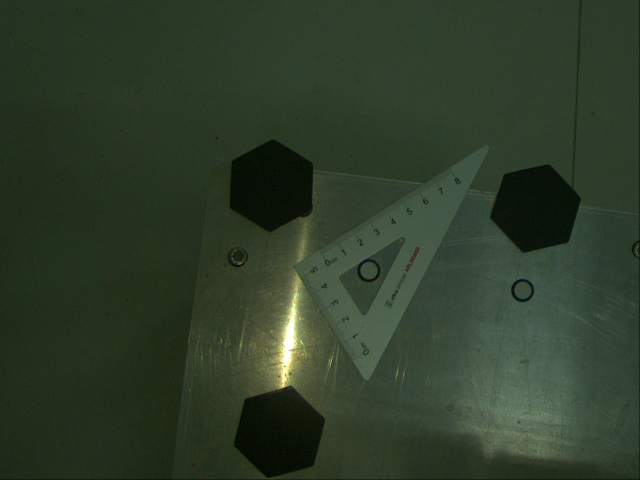
%> input picture data/data.jpg, 640 x 480 px
$ octave --eval "result = obj_dect(imread('data/data.jpg'));"   (GNU Octave 9; MATLAB toolbox functions it lacks are replaced by stand-ins)
%> lines starting %> are read from the running program, lines starting %| are printed output that depends on the picture; in (x1, y1, x2, y2) boxes, pixels count from 0 and x2, y2 are one past the last pixel; in counts of white or black regions, pixels touching at a corner belong together; the program's own positions count from 1
function obj_pos = obj_dect(rgb)
%  物体识别
%  obj_pos:物体中心坐标
%  angular_points：六边形角点
    obj_pos = [];
    I = im2gray(rgb);
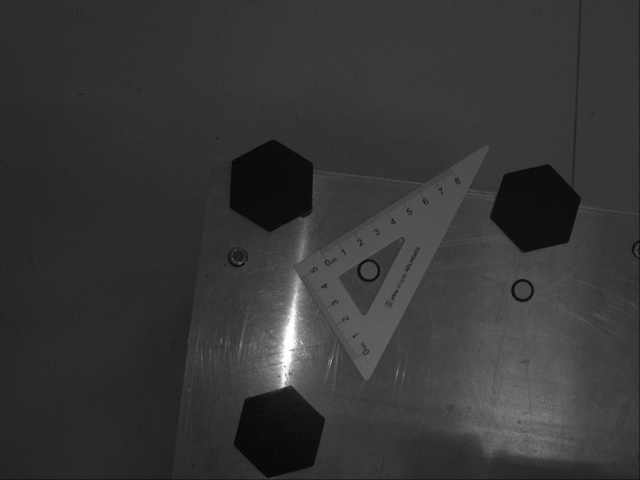
%> I: size 480x640 uint8; min 4, max 255, mean 54.3
    [m,n] = size(I);
%> m = 480; n = 640
    thresh = graythresh(I);
%> thresh = 0.259
    bw = im2bw(I, 0.1);
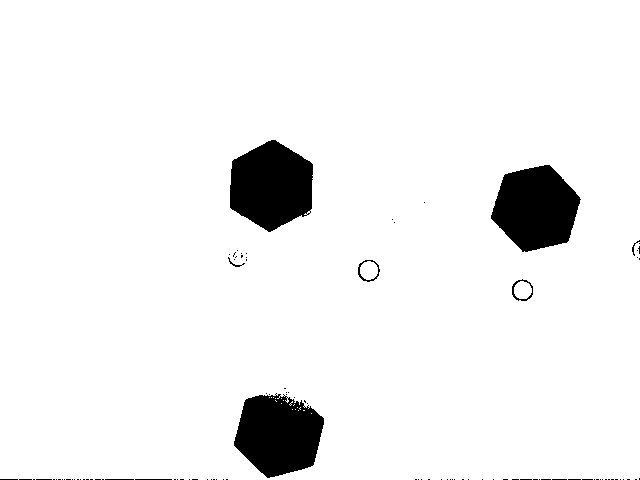
%> bw: size 480x640 logical; 94.3% white; 101 black regions (92 under 20 px), largest, box (x1, y1, x2, y2) and area: (230, 140, 313, 232) 5721, (491, 165, 581, 252) 5563, (234, 393, 324, 478) 5526
    bw = ~bw;
    bw=bwmorph(bw, 'erode');
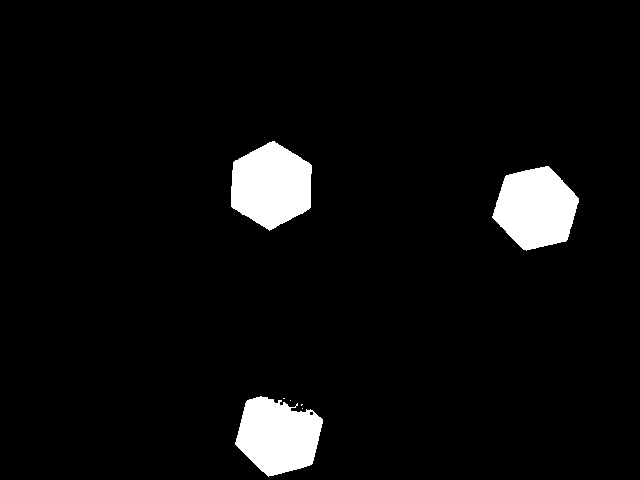
%> bw: size 480x640 logical; 5.1% white; 7 white regions (4 under 20 px), largest, box (x1, y1, x2, y2) and area: (231, 141, 312, 231) 5358, (492, 166, 579, 251) 5212, (235, 396, 323, 477) 4986
    bw=bwmorph(bw, 'dilate');
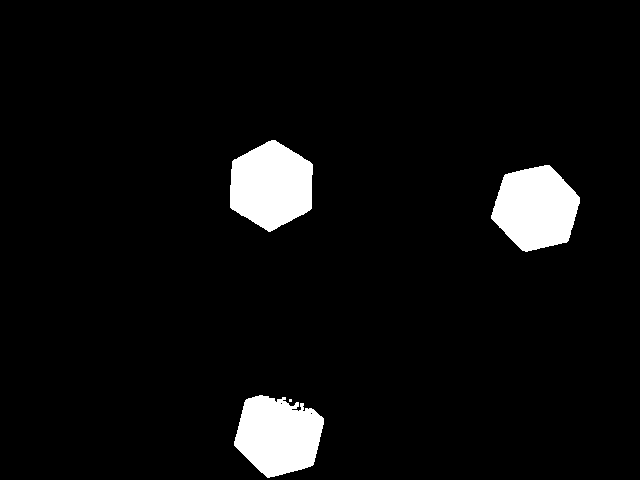
%> bw: size 480x640 logical; 5.4% white; 4 white regions (1 under 20 px)
%     figure(2);imshow(bw);hold on;
    img_reg = regionprops(bw,  'area', 'boundingbox', 'ConvexHull');
%> img_reg = 4 regions; box (x1, y1, x2, y2) and Area: (230, 140, 313, 232) 5704, (491, 165, 580, 252) 5560, (234, 395, 324, 478) 5417, (289, 399, 292, 402) 9
    for i = 1 : height(img_reg)
        areas = [img_reg(i, 1).Area];
        if areas < 2000 || areas > 8000
            continue;
        end
        %轮廓外接矩形
        rect = cat(1,  img_reg(i, 1).BoundingBox);
        %外接矩形中心
        center = [rect(1) + rect(3)/2, rect(2) + rect(4)/2];
        Jp = getJiaoDian(center, img_reg(i).ConvexHull);
        %判断是否有六个角点
        if height(Jp) ~= 6
            continue;
        end
% [8 lines of commented-out code are left out]
          obj_pos = [obj_pos;center; Jp];

    end
%> this loop made 4 passes
%> (areas, rect, center, maxD in getJiaoDian, id in getJiaoDian) on passes 1, 4: (5704, [230.5 140.5 83 92], [272 186.5], 2184.5, [10 22]), (5560, [491.5 165.5 89 87], [536 209], 2151.2, 5)
%> (areas, rect, center, maxD in getJiaoDian, id in getJiaoDian, Jp) on pass 2: (5417, [234.5 395.5 90 83], [279.5 437], 2462.5, 18, [247 399.5; 324.5 425; 234.5 446])
%> after the loop, obj_pos = 14 rows, first 12: [272 186.5; 230.5 208; 232.5 162; 276 140.5; 313.5 165; 312.5 209; 269 232.5; 536 209; 567 243.5; 526 252.5; 491.5 219; 506 174.5]
%> `result = obj_dect(imread('data/data.jpg'));`: result has the same summary as obj_pos in obj_dect
%  六边形角点提取
    function Jpoints = getJiaoDian(center, points)
        dist = [];
        for j = 1: height(points)
            dist(j) = ((center(1) - points(j,1)) * (center(1) - points(j,1)) + (center(2) - points(j,2)) * (center(2) - points(j,2)));
        end
        maxD = max(dist);
        id = find(maxD == dist);
        angular_point = [];
        angular_num = 1;
        for k = 1 : 5
            [px,py] = P_dip(points(id(1),:) ,center,  k * 60 * pi/ 180 );
            %圆形区域
            angles = [0 : 0.1: 1 ] * 2 * pi;
            xx = px + sqrt(maxD) * 0.1 * cos( angles );
            yy = py + sqrt(maxD) * 0.1 * sin( angles );
            d_ = [];
            count = 1;
             for j = 1 : height(points)
                in = inpolygon(points(j, 1), points(j, 2), xx, yy);
                if in == true
                    d_(count,1) = dist(j);
                    d_(count,2) = j;
                    count = count + 1;
                end
             end
             if width(d_) ~= 0
                max_d = max(d_(:,1));
                res_p = find(d_(:,1) == max_d);
                angular_point(angular_num) = d_(res_p(1), 2);
                angular_num = angular_num + 1;
             end
        end
        Jpoints = [points(id(1),:);points(angular_point(:),:)] ;
    end

    function [x, y] = P_dip(p1, p2, angle)
        x= (p1(1) - p2(1))*cos(angle) - (p1(2) - p2(2))*sin(angle) + p2(1) ;
        y= (p1(1) - p2(1))*sin(angle) + (p1(2) - p2(2))*cos(angle) + p2(2) ;
    end


end
